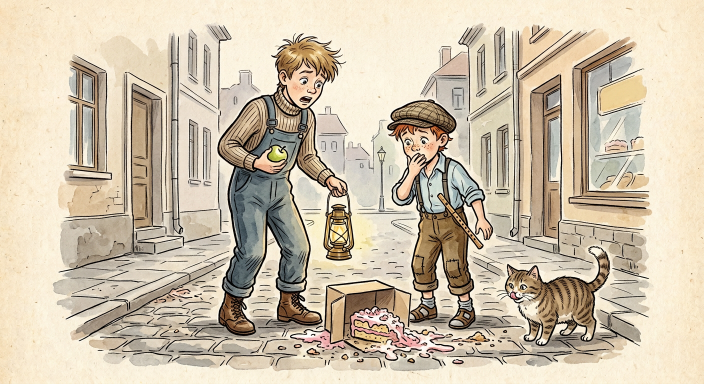
#> input picture kir_bakh/cake_story/01_dropped_cake.png, 1408 x 768 px, given in place of kir_and_petka_duo.png, which was not available (shown at 1/2 size)
$ python build_cartoon.py
#> lines starting #> are read from the running program, lines starting #| are printed output that depends on the picture
import math
import os
import subprocess
import wave
import numpy as np
from PIL import Image, ImageDraw, ImageFont, ImageFilter
from scipy.signal import resample_poly
import imageio_ffmpeg

SR = 44100
FPS = 24
W, H = 1280, 720
CROSSFADE = 0.60

SCENES = [
    {
        "img": "kir_bakh/cake_story/01_dropped_cake.png",
        "wav": "kir_bakh/audio/scene_01.wav",
        "pad_pre": 0.45,
        "pad_post": 0.85,
        "cam": ("zoom_in", (0.50, 0.50), (0.50, 0.57), 1.00, 1.13),
        "fx": "drop_cat",
    },
    {
        "img": "kir_bakh/cake_story/02_friend_kitchen_cookbook.png",
        "wav": "kir_bakh/audio/scene_02.wav",
        "pad_pre": 0.40,
        "pad_post": 0.80,
        "cam": ("pan", (0.37, 0.46), (0.57, 0.48), 1.11, 1.08),
        "fx": "cookbook_flour",
    },
    {
        "img": "kir_bakh/cake_story/03_kitchen_disaster.png",
        "wav": "kir_bakh/audio/scene_03.wav",
        "pad_pre": 0.40,
        "pad_post": 0.85,
        "cam": ("shake_zoom", (0.50, 0.48), (0.52, 0.50), 1.03, 1.12),
        "fx": "disaster",
    },
    {
        "img": "kir_bakh/cake_story/04_teamwork_breakthrough.png",
        "wav": "kir_bakh/audio/scene_04.wav",
        "pad_pre": 0.40,
        "pad_post": 0.80,
        "cam": ("zoom_in", (0.48, 0.50), (0.50, 0.52), 1.02, 1.11),
        "fx": "chopping",
    },
    {
        "img": "kir_bakh/cake_story/05_sister_18_waiting.png",
        "wav": "kir_bakh/audio/scene_05.wav",
        "pad_pre": 0.40,
        "pad_post": 0.85,
        "cam": ("pan", (0.60, 0.55), (0.38, 0.43), 1.11, 1.10),
        "fx": "clock",
    },
    {
        "img": "kir_bakh/cake_story/06_happy_finale.png",
        "wav": "kir_bakh/audio/scene_06.wav",
        "pad_pre": 0.40,
        "pad_post": 1.25,
        "cam": ("zoom_out_glow", (0.47, 0.48), (0.52, 0.48), 1.14, 1.02),
        "fx": "finale",
    },
]


def load_wav_44k(path: str) -> np.ndarray:
    with wave.open(path, "rb") as w:
        sr = w.getframerate()
        ch = w.getnchannels()
        raw = np.frombuffer(w.readframes(w.getnframes()), dtype=np.int16).astype(np.float32) / 32768.0
    if ch > 1:
        raw = raw.reshape(-1, ch).mean(axis=1)
    if sr != SR:
        # 24000 -> 44100: ratio 147 / 80
        g = math.gcd(SR, sr)
        raw = resample_poly(raw, SR // g, sr // g).astype(np.float32)
    # Trim ultra-quiet tail noise and normalize cleanly
    peak = np.max(np.abs(raw)) + 1e-6
    raw = raw * (0.85 / peak)
    return raw


def smoothstep(t: float) -> float:
    t = max(0.0, min(1.0, t))
    return t * t * (3.0 - 2.0 * t)


def make_paper_canvas(w=W, h=H, seed=42) -> Image.Image:
    rng = np.random.default_rng(seed)
    base = np.array([243, 236, 218], dtype=np.float32)
    noise = rng.normal(0, 3.2, (h, w, 1)).astype(np.float32)
    arr = np.clip(base + noise, 0, 255).astype(np.uint8)
    # Subtle warm edge vignette
    yy, xx = np.mgrid[0:h, 0:w]
    nx = (xx - w / 2) / (w / 2)
    ny = (yy - h / 2) / (h / 2)
    r2 = nx * nx + ny * ny
    vig = np.clip(1.0 - 0.11 * np.maximum(0, r2 - 0.45), 0.80, 1.0)[..., None]
    arr = np.clip(arr.astype(np.float32) * vig, 0, 255).astype(np.uint8)
    return Image.fromarray(arr, "RGB")


def make_title_card() -> Image.Image:
    canvas = make_paper_canvas(seed=7)
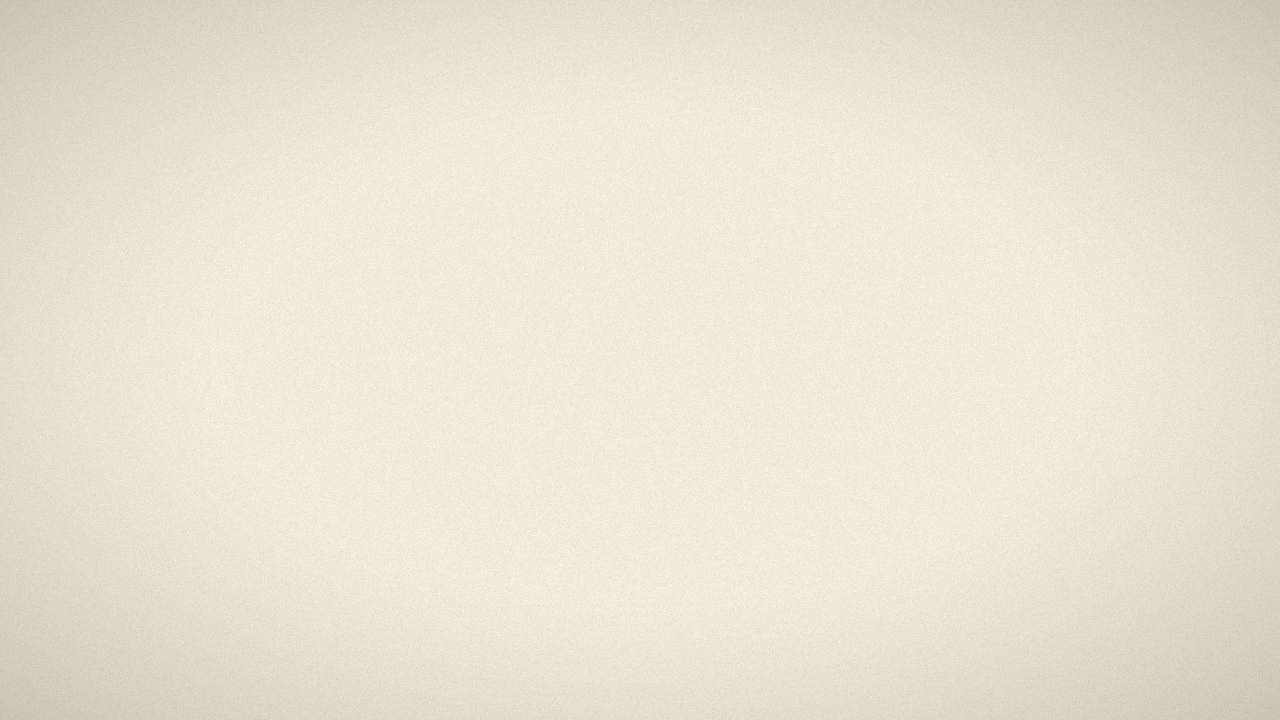
#> canvas: PIL image 1280x720 RGB; mean R, G, B 234.3, 227.5, 210.1
    # Put cropped/framed duo vignette on the upper-center
    duo = Image.open("kir_bakh/kir_and_petka_duo.png").convert("RGB")
#> duo is the input picture: PIL image 1408x768 RGB; mean R, G, B 205.2, 192.3, 171.1
    dw, dh = duo.size
#> dw = 1408; dh = 768
    # Crop central characters
    crop = duo.crop((int(dw * 0.22), int(dh * 0.08), int(dw * 0.80), int(dh * 0.94)))
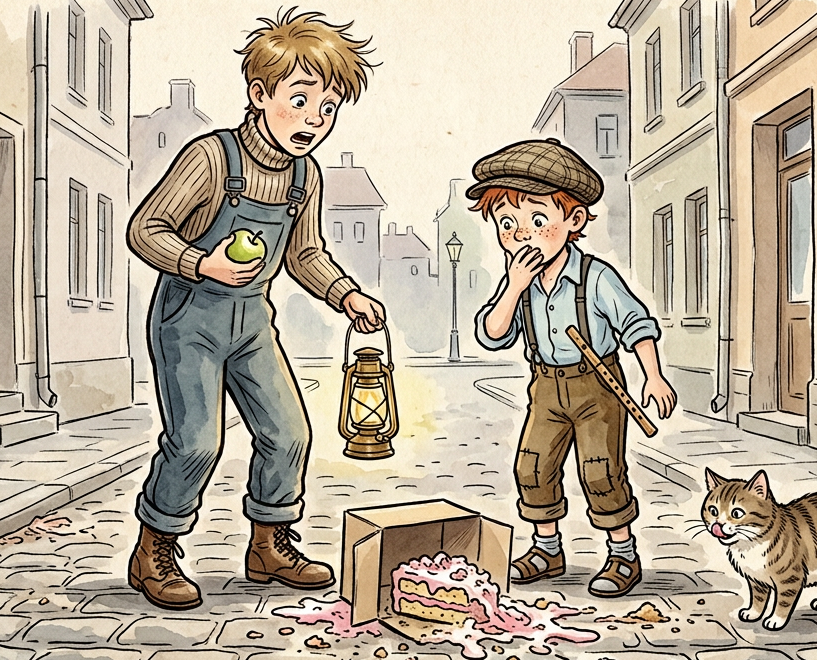
#> crop: PIL image 817x660 RGB; mean R, G, B 185.6, 173.2, 154.5
    crop.thumbnail((640, 390), Image.Resampling.LANCZOS)
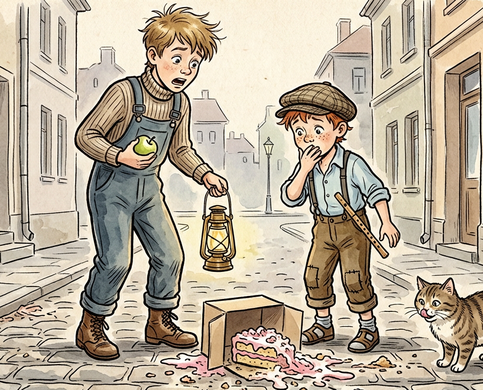
#> crop: PIL image 483x390 RGB; mean R, G, B 185.5, 173.4, 154.8
    cw, ch = crop.size
#> cw = 483; ch = 390

    # Soft oval mask so it melts into the paper
    mask = Image.new("L", (cw, ch), 0)
#> mask: PIL image 483x390 L; every value is 0
    md = ImageDraw.Draw(mask)
    md.rounded_rectangle((12, 12, cw - 12, ch - 12), radius=36, fill=255)
    mask = mask.filter(ImageFilter.GaussianBlur(10))
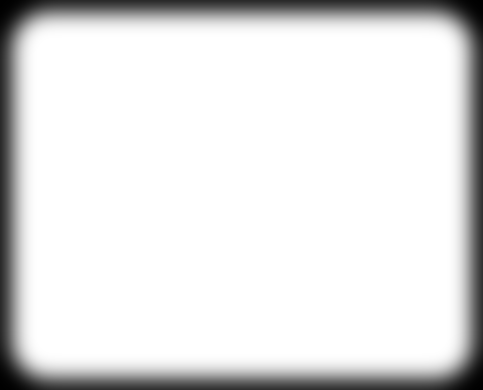
#> mask: PIL image 483x390 L; min 0, max 255, mean 226.1
    px = (W - cw) // 2
#> px = 398
    py = 56
    canvas.paste(crop, (px, py), mask)
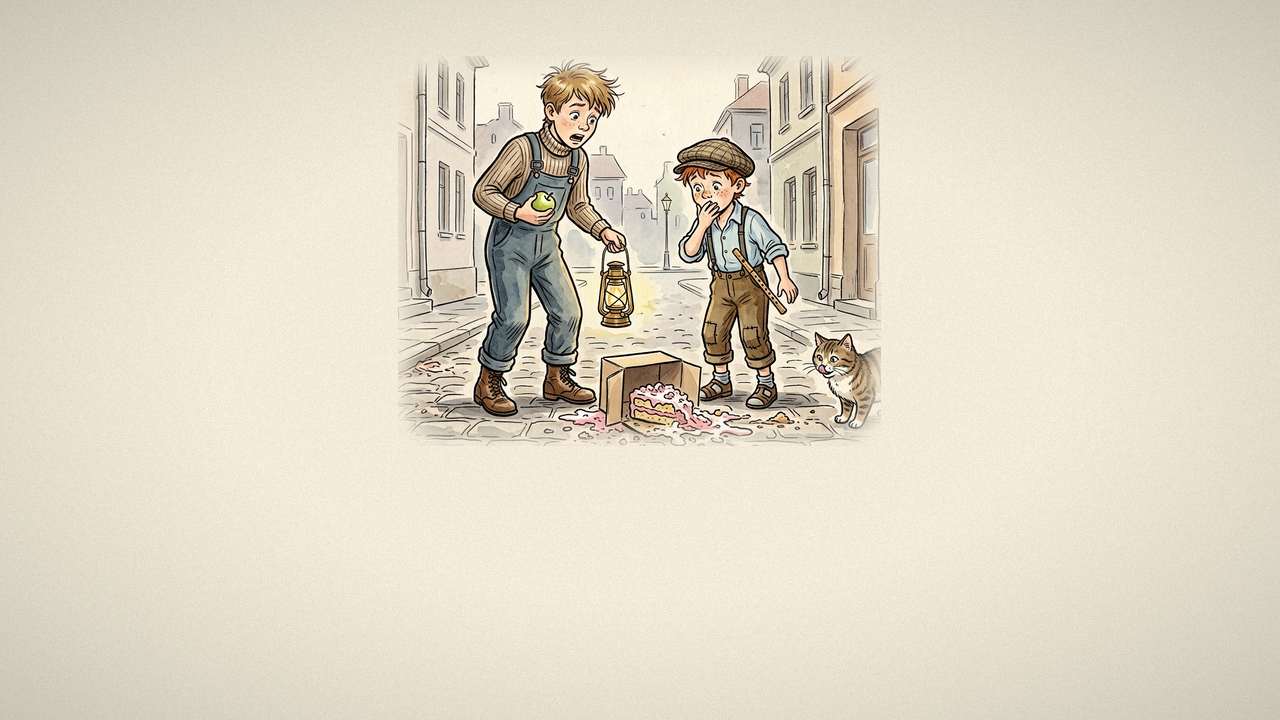
#> canvas: PIL image 1280x720 RGB; mean R, G, B 223.8, 216.2, 198.6

    # Subtle hand-drawn border frame
    draw = ImageDraw.Draw(canvas)
    draw.rounded_rectangle((36, 28, W - 36, H - 28), radius=24, outline="#9C8462", width=3)
    draw.rounded_rectangle((44, 36, W - 44, H - 36), radius=20, outline="#C4B190", width=1)

    font_big = ImageFont.truetype("/usr/share/fonts/truetype/dejavu/DejaVuSerif-Bold.ttf", 44)
    font_sub = ImageFont.truetype("/usr/share/fonts/truetype/dejavu/DejaVuSans-Bold.ttf", 30)

    title = "Приключения Кир Баха и Петьки"
    sub = "Серия 1: Торт на 18-летие"

    tb = draw.textbbox((0, 0), title, font=font_big)
#> tb = (0, 10, 880, 51)
    tw = tb[2] - tb[0]
#> tw = 880
    draw.text(((W - tw) // 2, py + ch + 26), title, font=font_big, fill="#382B1E")

    sb = draw.textbbox((0, 0), sub, font=font_sub)
#> sb = (0, 6, 455, 34)
    sw = sb[2] - sb[0]
#> sw = 455
    draw.text(((W - sw) // 2, py + ch + 92), sub, font=font_sub, fill="#735536")
    return canvas


def make_end_card() -> Image.Image:
    canvas = make_paper_canvas(seed=19)
    draw = ImageDraw.Draw(canvas)
    draw.rounded_rectangle((36, 28, W - 36, H - 28), radius=24, outline="#9C8462", width=3)
    draw.rounded_rectangle((44, 36, W - 44, H - 36), radius=20, outline="#C4B190", width=1)

    font_big = ImageFont.truetype("/usr/share/fonts/truetype/dejavu/DejaVuSerif-Bold.ttf", 52)
    font_sub = ImageFont.truetype("/usr/share/fonts/truetype/dejavu/DejaVuSans.ttf", 28)

    t1 = "Вот так и бывает!"
    t2 = "Домашний торт с душой всегда вкуснее магазинного."
    t3 = "Конец"

    for txt, fnt, y, col in [
        (t1, font_big, 215, "#382B1E"),
        (t2, font_sub, 310, "#5C4730"),
        (t3, font_big, 420, "#735536"),
    ]:
        bb = draw.textbbox((0, 0), txt, font=fnt)
        draw.text(((W - (bb[2] - bb[0])) // 2, y), txt, font=fnt, fill=col)
    return canvas


# [211 lines left out: functions render_ken_burns, synth_note, add_at, build_music_and_sfx, not called in this run]


def main():
    os.makedirs("kir_bakh/out", exist_ok=True)
    title_img = make_title_card()
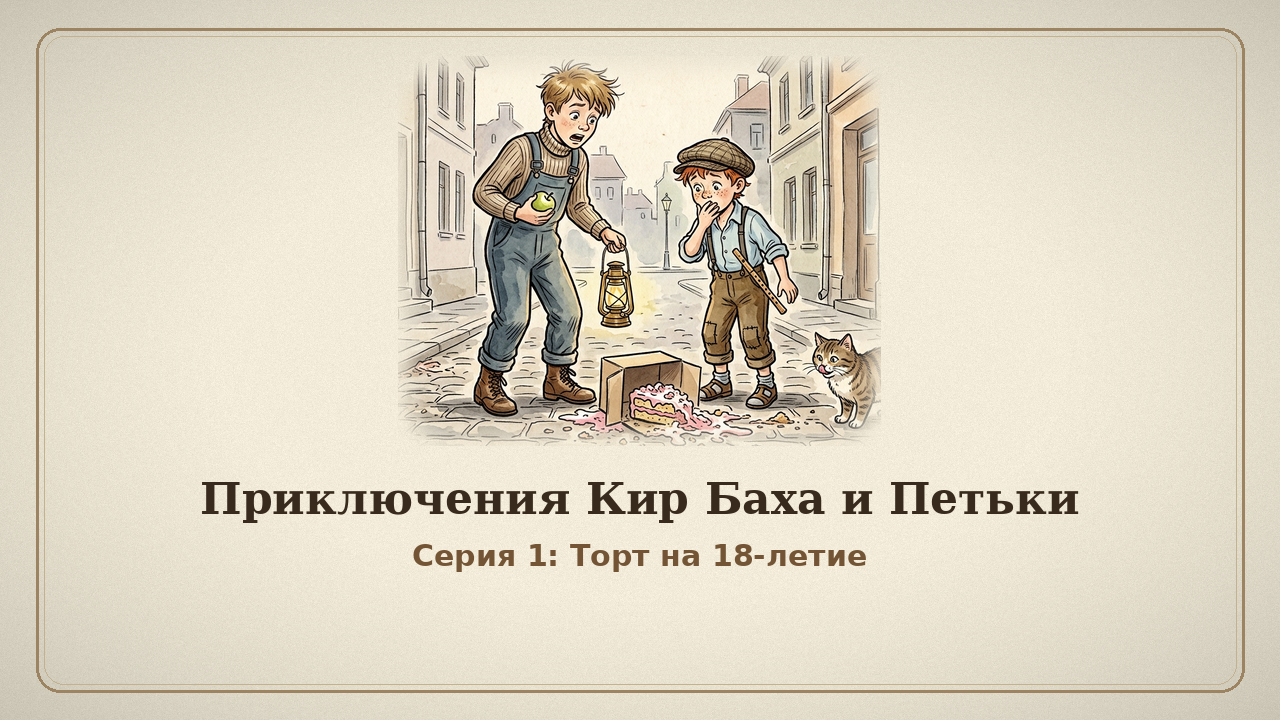
#> title_img: PIL image 1280x720 RGB; mean R, G, B 220.2, 212.1, 194.3
    end_img = make_end_card()
#> the loop in make_end_card, `for txt, fnt, y, col in [ (t1, font_big, 215, "#382B1E"), (t2, font_su..` made 3 passes
#> bb on passes 1 to 3: (0, 8, 552, 50), (0, 5, 807, 32), (0, 11, 192, 57)
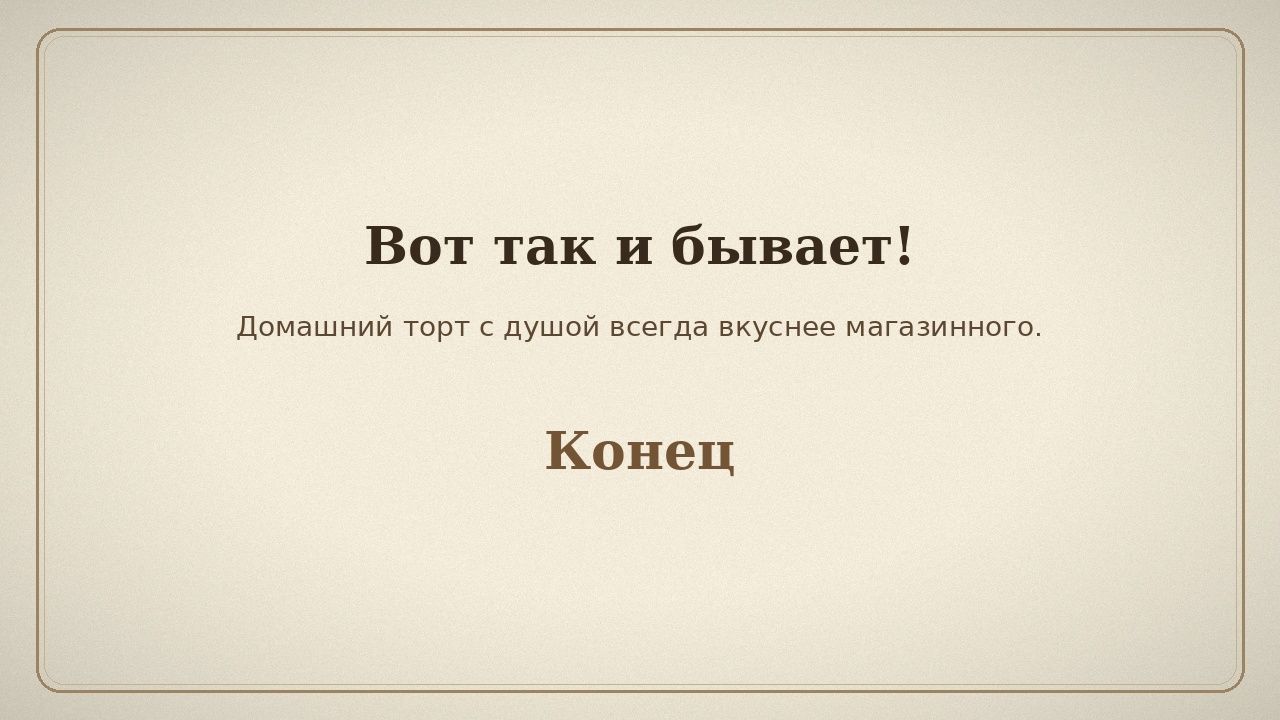
#> end_img: PIL image 1280x720 RGB; mean R, G, B 230.8, 223.6, 205.9

    # Build timeline segments
    segments = []
    t_cur = 0.0

    # Intro card
    intro_dur = 3.2
    segments.append({"kind": "intro", "img": title_img, "start": t_cur, "end": t_cur + intro_dur})
    t_cur += intro_dur - CROSSFADE

    voice_tracks = []
    loaded_imgs = []
    for i, sc in enumerate(SCENES):
        v = load_wav_44k(sc["wav"])
        vdur = len(v) / SR
        dur = sc["pad_pre"] + vdur + sc["pad_post"]
        im = Image.open(sc["img"]).convert("RGB")
        loaded_imgs.append(im)
        segments.append({
            "kind": "scene",
            "idx": i,
            "img": im,
            "cam": sc["cam"],
            "fx": sc["fx"],
            "start": t_cur,
            "end": t_cur + dur,
            "voice": v,
            "voice_start": t_cur + sc["pad_pre"],
        })
        t_cur += dur - CROSSFADE

    outro_dur = 3.2
    segments.append({"kind": "outro", "img": end_img, "start": t_cur, "end": t_cur + outro_dur})
    total_dur = t_cur + outro_dur

    total_samples = int(total_dur * SR) + SR
    voice_bus = np.zeros(total_samples, dtype=np.float32)
    for seg in segments:
        if seg["kind"] == "scene":
            add_at(voice_bus, seg["voice"], seg["voice_start"])

    music_bus, sfx_bus = build_music_and_sfx(total_dur, segments)

    # Smooth sidechain ducking envelope from voice_bus
    win = int(0.18 * SR)
    abs_v = np.abs(voice_bus)
    env = np.convolve(abs_v, np.ones(win, dtype=np.float32) / win, mode="same")
    # Also smooth forward/back slightly
    speech_active = np.clip(env * 14.0, 0.0, 1.0)
    duck = 1.0 - 0.65 * speech_active  # drops music to 35% during speech

    mix = voice_bus * 0.95 + music_bus * 0.42 * duck + sfx_bus * 0.55
    # Fade in & fade out audio
    fi = int(0.35 * SR)
    fo = int(1.0 * SR)
    mix[:fi] *= np.linspace(0.0, 1.0, fi, dtype=np.float32)
    end_idx = int(total_dur * SR)
    mix[end_idx - fo : end_idx] *= np.linspace(1.0, 0.0, fo, dtype=np.float32)
    mix = mix[:end_idx]
    mix = np.tanh(mix * 1.05) * 0.92

    audio_path = "kir_bakh/out/soundtrack.wav"
    with wave.open(audio_path, "wb") as w:
        w.setnchannels(1)
        w.setsampwidth(2)
        w.setframerate(SR)
        w.writeframes((mix * 32767.0).astype(np.int16).tobytes())

    # Render frames directly into ffmpeg stdin
    out_mp4 = "kir_bakh/priklyucheniya_kir_bakha_tort.mp4"
    ffmpeg_exe = imageio_ffmpeg.get_ffmpeg_exe()
    cmd = [
        ffmpeg_exe, "-y",
        "-f", "rawvideo", "-vcodec", "rawvideo",
        "-s", f"{W}x{H}", "-pix_fmt", "rgb24", "-r", str(FPS),
        "-i", "-",
        "-i", audio_path,
        "-c:v", "libx264", "-preset", "medium", "-crf", "18", "-pix_fmt", "yuv420p",
        "-c:a", "aac", "-b:a", "192k",
        "-shortest", "-movflags", "+faststart",
        out_mp4,
    ]
    proc = subprocess.Popen(cmd, stdin=subprocess.PIPE, stderr=subprocess.PIPE)

    n_frames = int(total_dur * FPS)
    paper_fade_bg = make_paper_canvas(seed=99)

    # [5 lines left out: function render_seg_frame, not called in this run]

    for f_idx in range(n_frames):
        t = f_idx / FPS
        active = [s for s in segments if s["start"] <= t <= s["end"]]
        if not active:
            frame = paper_fade_bg
        elif len(active) == 1:
            frame = render_seg_frame(active[0], t)
        else:
            s_prev, s_next = active[0], active[1]
            alpha = smoothstep((t - s_next["start"]) / CROSSFADE)
            f1 = render_seg_frame(s_prev, t)
            f2 = render_seg_frame(s_next, t)
            frame = Image.blend(f1, f2, alpha)

        # Gentle fade in at very start and fade out at very end
        if t < 0.6:
            frame = Image.blend(paper_fade_bg, frame, smoothstep(t / 0.6))
        elif t > total_dur - 0.8:
            frame = Image.blend(frame, paper_fade_bg, smoothstep((t - (total_dur - 0.8)) / 0.8))

        proc.stdin.write(frame.tobytes())

    proc.stdin.close()
    err = proc.stderr.read().decode("utf-8", errors="ignore")
    rc = proc.wait()
    if rc != 0:
        raise RuntimeError(f"ffmpeg failed ({rc}): {err[-1000:]}")
    print(f"Built {out_mp4} ({total_dur:.2f}s, {n_frames} frames)")


if __name__ == "__main__":
#> (the run stopped early here; a loop or call above may not have finished)
